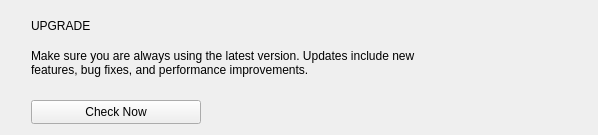
      <widget class="QWidget" name="page_2">
       <layout class="QGridLayout" name="gridLayout_2">
        <item row="0" column="0">
         <layout class="QHBoxLayout" name="horizontalLayout_5">
          <item>
           <layout class="QVBoxLayout" name="verticalLayout_2">
            <property name="leftMargin">
             <number>20</number>
            </property>
            <item>
             <widget class="QLabel" name="lbl_upgrade_header">
              <property name="minimumSize">
               <size>
                <width>400</width>
                <height>30</height>
               </size>
              </property>
              <property name="maximumSize">
               <size>
                <width>400</width>
                <height>30</height>
               </size>
              </property>
              <property name="text">
               <string>UPGRADE</string>
              </property>
             </widget>
            </item>
            <item>
             <widget class="QLabel" name="lbl_upgrade_message">
              <property name="minimumSize">
               <size>
                <width>400</width>
                <height>32</height>
               </size>
              </property>
              <property name="maximumSize">
               <size>
                <width>400</width>
                <height>32</height>
               </size>
              </property>
              <property name="text">
               <string>Make sure you are always using the latest version. Updates include new features, bug fixes, and performance improvements.</string>
              </property>
              <property name="wordWrap">
               <bool>true</bool>
              </property>
             </widget>
            </item>
            <item>
             <spacer name="verticalSpacer_2">
              <property name="orientation">
               <enum>Qt::Vertical</enum>
              </property>
              <property name="sizeType">
               <enum>QSizePolicy::Fixed</enum>
              </property>
              <property name="sizeHint" stdset="0">
               <size>
                <width>20</width>
                <height>15</height>
               </size>
              </property>
             </spacer>
            </item>
            <item>
             <layout class="QHBoxLayout" name="horizontalLayout_6">
              <item>
               <widget class="QPushButton" name="btn_go_version">
                <property name="minimumSize">
                 <size>
                  <width>170</width>
                  <height>24</height>
                 </size>
                </property>
                <property name="maximumSize">
                 <size>
                  <width>170</width>
                  <height>24</height>
                 </size>
                </property>
                <property name="text">
                 <string>Check Now</string>
                </property>
               </widget>
              </item>
              <item>
               <spacer name="horizontalSpacer_8">
                <property name="orientation">
                 <enum>Qt::Horizontal</enum>
                </property>
                <property name="sizeHint" stdset="0">
                 <size>
                  <width>40</width>
                  <height>20</height>
                 </size>
                </property>
               </spacer>
              </item>
             </layout>
            </item>
           </layout>
          </item>
          <item>
           <widget class="QLabel" name="lbl_update">
            <property name="minimumSize">
             <size>
              <width>150</width>
              <height>100</height>
             </size>
            </property>
            <property name="maximumSize">
             <size>
              <width>150</width>
              <height>100</height>
             </size>
            </property>
            <property name="text">
             <string/>
            </property>
            <property name="pixmap">
             <pixmap resource="../deneme.qrc">:/yeniÖnek/fifsot_icons/update_1.png</pixmap>
            </property>
            <property name="scaledContents">
             <bool>true</bool>
            </property>
           </widget>
          </item>
         </layout>
        </item>
       </layout>
      </widget>
